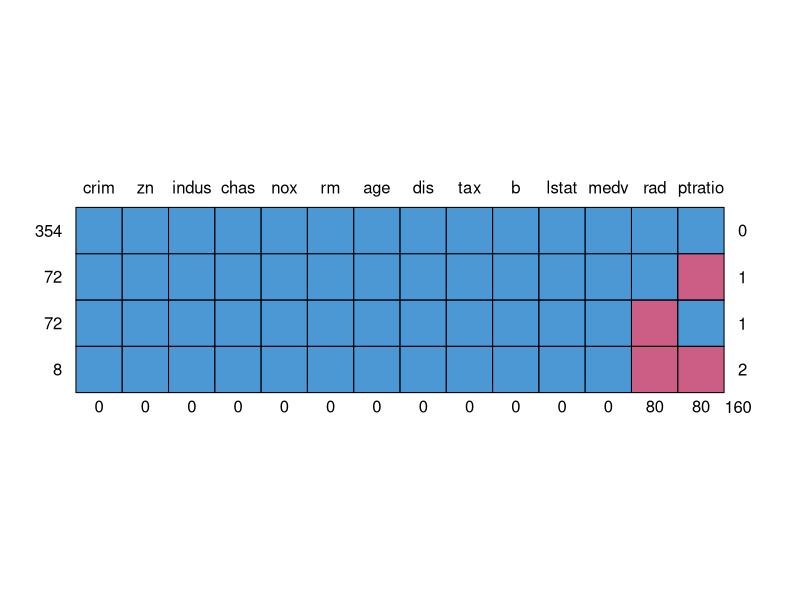
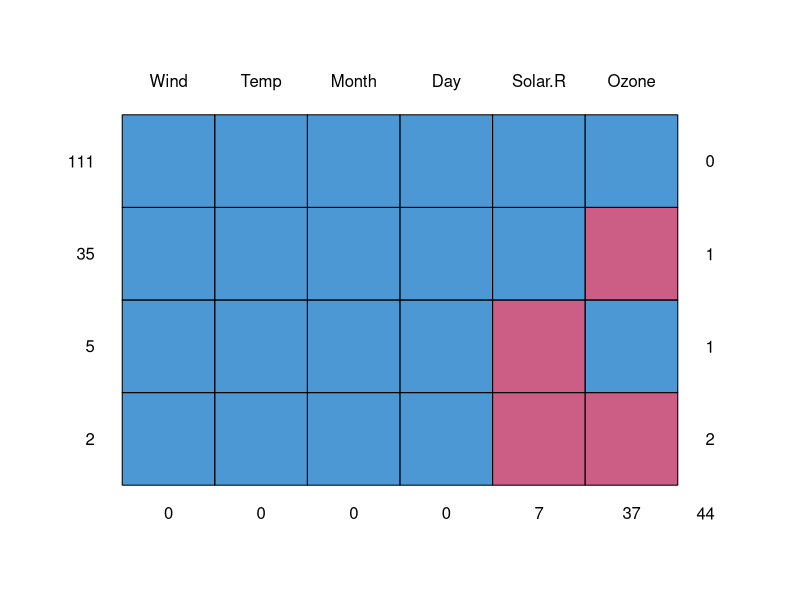
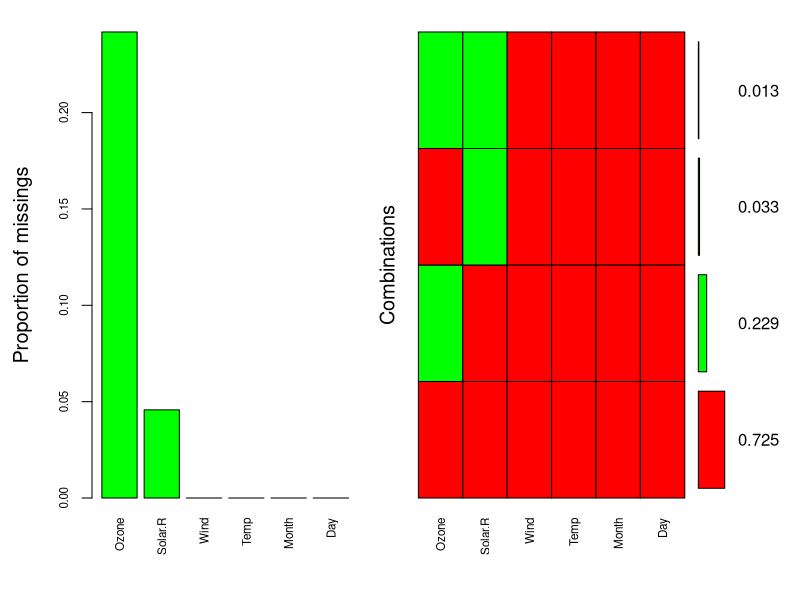
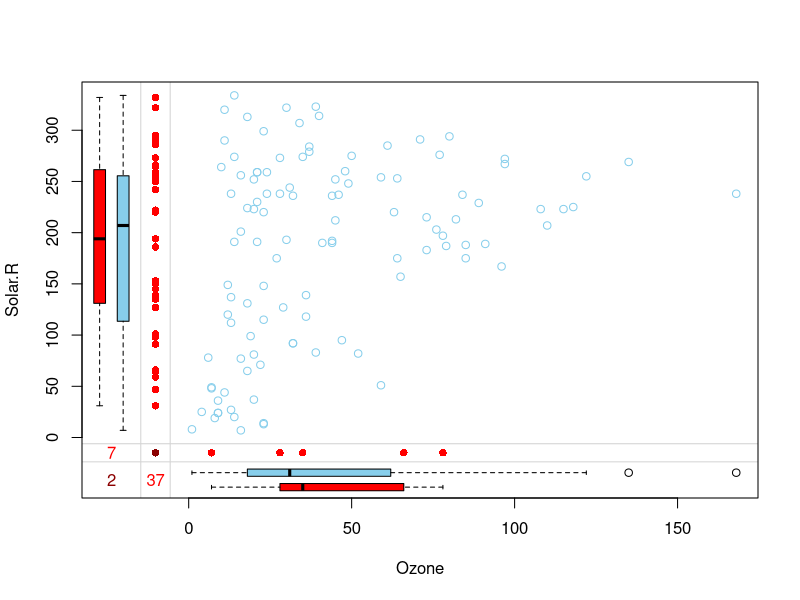
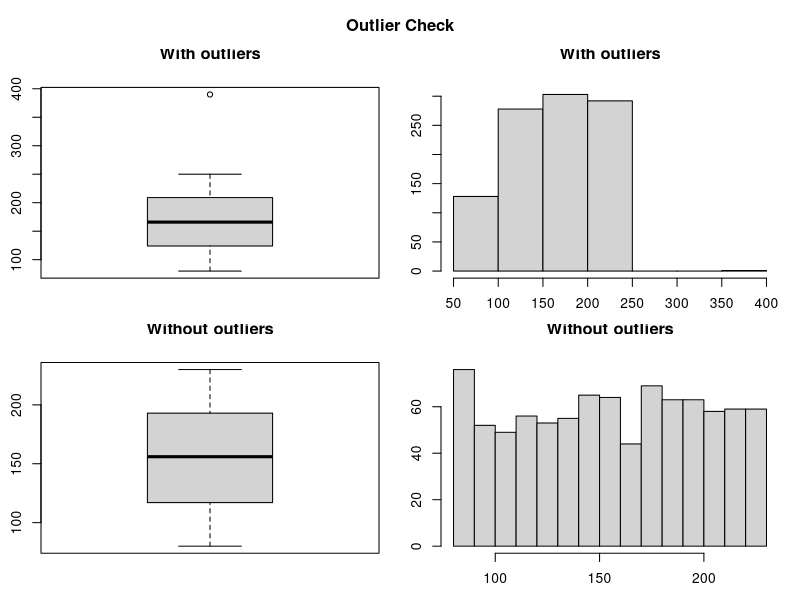

Here is the R script that generated these plots, in order: (Note: this script raises an error after producing the figures.)
###缺失值处理###
x <- c(1,2,3,NA,NA,4)
mean(x,na.rm = T)
sum(x,na.rm = T)
sum(is.na(x)) #求取变量中缺失值的数量
x[!is.na(x)] #排除缺失值

iris_na <- iris
for (i in 1:4){
  iris_na[sample(1:nrow(iris),5),i] = NA
}

sapply(iris_na[,1:4],function(x)which(is.na(x)))
sapply(iris_na[,1:4],function(x)sum(is.na(x)))

install.packages('psych')
library(psych)
describe(iris_na) #通过看n的数量观察缺失值

sapply(iris_na[,1:4], function(x)(sum(is.na(x)/nrow(iris_na))))

lm(Sepal.Length~Sepal.Width, data = iris_na, na.action = na.omit)
#回归中na.action默认为na.omit即会自动忽略缺失值

#1.简单地用所有数据的均数去填补缺失值
mean_value <- sapply(iris_na[,1:4],mean,na.rm=T)
for (i in 1:4){
  iris_na[is.na(iris_na[,i]),i]= mean_value[i]
}
View(iris_na)
summary(iris_na) #通过summary函数对其描述观察是否有缺失值

#2.用各组数据的均值分别去填补缺失值
cancer <- data.frame(id=1:1000,sur_days=sample(100:1000,1000,replace = T),
                     type=sample(c('colon','liver','lung'),1000,replace = T),
                     treatment=sample(c('chemo','sugr'),1000,replace = T))
set.seed(20210723)
cancer[sample(1:1000,90),2] <- NA

mean_value <- tapply(cancer$sur_days,list(cancer$type,cancer$treatment),mean,na.rm=T)
for (i in 1:3){
  for (j in 1:2){
    cancer$sur_days[is.na(cancer$sur_days)&cancer$type==rownames(mean_value)[i] & 
                      cancer$treatment==colnames(mean_value)[j]]=mean_value[i,j]
  }
}

mean_value <- tapply(cancer$sur_days,list(cancer$treatment,cancer$type),mean,na.rm=T)
for (i in 1:2){
  for (j in 1:3){
    cancer$sur_days[
      is.na(cancer$sur_days) & cancer$treatment == rownames(mean_value)[i] & 
        cancer$type == colnames(mean_value)[j]
    ]=mean_value[i,j]
  }
}

#3.mice包和Hmisc包
install.packages('mlbench')
library(mlbench)
data('BostonHousing') #仅使用包中的数据集作演示
head(BostonHousing)

original_data <- BostonHousing
set.seed(07231406)
BostonHousing[sample(1:nrow(BostonHousing),80),'rad'] <- NA
BostonHousing[sample(1:nrow(BostonHousing),80),'ptratio'] <- NA

install.packages('mice')
library(mice)
md.pattern(BostonHousing) #返回缺失值的模式

install.packages('Hmisc')
library(Hmisc)
im_mean <- impute(BostonHousing$ptratio, mean)
#第二个参数为填补的数据,可以是mean、median、sd等,也可以是具体值，比较粗略，不推荐
#返回向量形式,可以直接用新增变量方式加入数据框
BostonHousing$im_mean <- im_mean
BostonHousing$ptratio <- NULL

mice_mod <- mice(BostonHousing[,!names(BostonHousing)%in%'medv'],method = 'rf')
mice_output <- complete(mice_mod) #用来生成完整数据框的函数,用于接受类似mice方法的返回值
anyNA(mice_output) #检测是否有缺失值
View(mice_output)

actuals <- original_data$rad[is.na(BostonHousing$rad)]
predicts <- mice_output[is.na(BostonHousing$rad),'rad']

mean(actuals != predicts)

#4.VIM包
install.packages('VIM')
library(VIM)
data('airquality') #自带缺失值
md.pattern(airquality)
aggr_plot <- aggr(airquality,col=c('red','green'),numbers=T,sortVars=T,
                  labels=names(airquality),cex.axis=0.7,gap=3) #缺失值的可视化
marginplot(airquality[1:2]) #缺失值的可视化

data(sleep)
#VIM包中用回归的方法进行差补

sleepIm <- regressionImp(Sleep+Gest+Span+NonD ~ BodyWgt+BrainWgt, data=sleep)
#有缺失值的变量作为应变量,无缺失值的变量作为自变量
#多出来的列中TRUE表示相应位置为填补的缺失值
sleepIm <- regressionImp(Sleep+Gest+Span+NonD ~ BodyWgt+BrainWgt, data=sleep, family = 'auto')
#family参数用于选择回归的方法



###异常值的处理###
set.seed(07231654)
mmhg <- sample(60:250,1000,replace = T)
range(mmhg)
max(mmhg)
min(mmhg)
quantile(mmhg)
fivenum(mmhg)
#以上五个函数对异常值敏感,需要增加na.rm=T

#自定义函数处理离群值
outlierKD <- function(dt,var){
  var_name <- eval(substitute(var),eval(dt))
  tot <- sum(!is.na(var_name))
  na1 <- sum(is.na(var_name))
  m1 <- mean(var_name,na.rm=T)
  par(mfrow=c(2,2),oma=c(0,0,3,0))
  boxplot(var_name,main='With outliers')
  hist(var_name,main='With outliers',xlab=NA,ylab=NA)
  outlier <- var_name[var_name > 230] #此条为设定的离群值范围,不同情况下修改此条即可
  mo <- mean(outlier)
  var_name <- ifelse(var_name %in% outlier, NA, var_name)
  boxplot(var_name, main='Without outliers')
  hist(var_name,main='Without outliers',xlab=NA,ylab=NA)
  title('Outlier Check',outer = T)
  na2 <- sum(is.na(var_name))
  cat('Outliers identified:',na2-na1,'\n')
  cat('Propotion (%) of outliers:',round((na2-na1)/tot*100, 1), '\n')
  cat('Mean of the outliers:',round(mo,2),'\n')
  m2 <- mean(var_name, na.rm=T)
  cat('Mean without removing outliers:',round(m1,2),'\n')
  cat('Mean if we remove outliers:',round(mo,2),'\n')
  response <- readline(prompt = 'Do you want to remove outliers and to replace with NA? [yes/no]: ')
  if (response == 'y'| response == 'yes'){
    dt[as.character(substitute(var))] <- invisible(var_name)
    assign(as.character(as.list(match.call())$dt),dt,envir = .GlobalEnv)
    cat('Outliers successfully removed', '\n')
    return(invisible(dt))
  } else {
    cat('Nothing changed','\n')
    return(invisible(var_name))
  }
}
#dt为传入的dataframe,var为观测的变量

set.seed(07260903)
df <- data.frame(bp = c(sample(80:250, 1000, replace = T), NA, 390, 100))
outlierKD(df,bp)



###重复值的处理###
x <- c(1,2,3,4,5,1,2,3)
unique(x) #返回不重复值的向量
duplicated(x) #返回逻辑值,判定条件为是否与前面的数重复,用于提取
x[!duplicated(x)] #效果等同于unique()
anyDuplicated(x) #返回第一个重复值的index,如没有则返回0

install.packages('readxl')
library(readxl)
#my_data <- read_excel('路径') #读取文件
#my_data[!(duplicated(my_data$var1) & (duplicated(my_data$var2)))] #判断var1和var2是否重复并返回不重复的值
#my_data$test <- paste(my_data$var1, my_data$var2)
#new_data <- my_data[!duplicated(my_data$test),]
#先把需要检测的变量统一生成为一个字符串变量,再对其进行重复的判断



###字符串的处理###
x <- c('aaaaaaaa','aaaaa','aaaaaaa')
nchar(x) #返回向量每个字符串的字符数
length(x) #返回向量元素个数
toupper('AAAbbb') #将字符串改为大写
tolower('AAAbbb') #将字符串改为小写

stringa <- LETTERS[1:6]
stringb <- 1:5
paste(stringa,stringb,sep = '-') #将两个向量用分隔符sep连接,返回个数为大个数向量的数量
paste(stringa,stringb,collapse = '-') #将向量粘贴后用collapse连接,仅返回一个字符串

paste0(stringa,stringb) #两向量粘贴后紧密无其他符号,分隔符sep在结合后的字符串后

stringc <- paste(stringa,stringb,sep = '/')
strsplit(stringc,split = '/') #拆分字符串,返回数组

stringd <- c('python','java','c++0++','hahahhzzzhaha')
substr(stringd, start = 2, stop = 4) <- '666666' #截取某段,可以用于直接赋值,但只会按照旧值的长度取新值

seq_names <- c('EU_FRA02_C1_S2008','AF_COM12_B0_2004','AF_COM17_S2008','NAUSA02E02005','eu_fra_a2_s98')
grep(pattern = 'FRA|fra', x = seq_names, value = T) #返回index,value取T时返回值
grepl(pattern = 'FRA', x = seq_names, ignore.case = T) #返回逻辑值,ignore.case取T无视大小写

grepl(pattern = '[s|S][0-9]{2,4}\\b', seq_names) #返回边界2-4位前是否是s或S的逻辑值



###正则表达式###
#1.原义表达式,即表达本身的意思
mystr <- c('apple','orange','av^bb','^dh','9ahdhh','positive','active','agsq7dh','1000','apple','application','abblt','1220','2289','12223','10002','fod','foot','foul','fans','kobe','messi','neymar')
grep('p',mystr)

#2.转义表达式
grep('.',mystr) #'.'表示所有字符
grep('[7-9]',mystr) #[]表示数字取值
grep('^ap',mystr)
grep('[^0-1]',mystr) #^在字符前表示寻找以这些字符开头的字符串,在方括号内表示非的意思
grep('2{2,}',mystr) #{}在正则表达式前,表示寻找出现正则表达式出现次数≥2次的字符串
grep('fo+',mystr) #等同于fo{1,},{}重复的是紧跟在前的o而非fo整体,取整体可写为(fo){1,}
grep('fo*',mystr) #等同于fo{0,}
grep('^k|^m',mystr) #|将两个条件结合起来
grep('ive$', mystr) #$表示取末尾
grep('ive\\b',mystr)#\\b表示匹配边界

#3.保义字符,\\
grep('\\^',mystr)

#4.特殊字符
#\\b匹配边界,\\B匹配非边界
#\\d相当于[0-9],\\D相当于[^0-9]
#\\s表示匹配空格、制表符、换行符在内的空白符号,\\S匹配非空字符(空字符即'')
#\\w相当于[a-z0-9A-Z],\\W相当于[^a-z0-9A-Z]
#\\<匹配空白字符开始的文本,\\>匹配以空白字符结尾的文本
mystr2 <- c('the cashaha','theshaudh','ais the')
grep('\\<the\\>',mystr2) #返回the单独存在的字符index



###stringr和stringi包###
install.packages('stringr')
install.packages('stringi')
install.packages('tidyverse') #安装stringi包的时候出错,通过依赖包的形式安装
library(stringr)
library(stringi)

#stringr包
stri_c() #相当于paste,连接紧密型,但sep分隔符不会插在末尾
stri_length() #计算有多少个字符

wbh <- 'wang bing han'
stri_sub(wbh,c(1,6,11),c(4,9,14))

fruit <- c('apple','banana','peach')
stri_dup(fruit,2:4) #字符串重复2:4次后返回

mystr2 <- ' Eternal love for YanQ   '
str_trim(mystr2,side = 'both') #去除字符串的空格，side参数为设定除左还是除右还是两边

phones <- c('219 733 8965','329-293-8753','bannan','595 381 1231','apple','234.123.3456','lalala')
str_extract(phones,'([2-9][0-9]{2})[- .]([0-9]{3})[- .]([0-9]{4})') #通过正则表达式筛选匹配的字符串,不匹配的用NA代替

str_replace(fruit,'[aeiou]','-') #替换每个字符串中的第一个匹配值
str_replace_all(fruit,'[aeiou]','-') #替换每个字符串中所有的匹配值

#stringi包
stri_join() #作用与stri_c相同
stri_cmp_eq() #比较两个字符串是否相同
stri_cmp_neq() #比较两个字符串是否不同
stri_cmp_lt() #比较前一个字符串是否小于后一个字符串
stri_cmp_gt() #比较前一个字符串是否大于后一个字符串

language <- c('python','R','php','ruby','java','javascript','c','c++','room','spark','go','R2R')
stri_count(language,fixed = 'R') #计数每个字符串出现的R的次数
stri_count(language,regex = '^j') #每个字符串中正则表达式匹配的次数

test <- 'The\u00a0above-mentioned    features are very useful.
Warm thanks to their developers. Tomorrow is a, new$% day###'
stri_count_boundaries(test,type='word')
stri_count_boundaries(test,type='sentence')
stri_count_boundaries(test,type='character')

str_dup(c('abc','pqrst'),c(4,2)) #重复,与stringi包中的stri_dup()相同

stri_duplicated(c('a','b','a',NA,'a',NA),from_last = T) #判断某字符与是否与前面字符重复,NA也计入重复;当from_last为T时,倒序判断
stri_duplicated_any(c('b','b','b','b','c',NA,'c','c')) #返回第一个重复元素的index,返回0表示所有元素都唯一

stri_detect_regex(c('above','abort','about','abnormal','abandon'),'t\\b') #返回逻辑值
stri_detect_regex(c('ABOUT','abort','AboVE'),'^ab',case_insensitive=T) #case_insensitive参数为T不区分大小写

stri_startswith_fixed(c('aa1','aa2','b3','abb'),'a',from = 2) #从开头的第from位检索，返回逻辑值
stri_endswith_fixed(c('aaccc1','accaca2a','b3','abccb'),'a',to = 2) #返回是否以给定值结尾,to表示选择到前几位

seq_names <- c('EU_FRA02_C1_S2008','AF_COM12_B0_2004','AF_COM17_S2008','NAUSA02E02005','eu_fra_a2_s98')
stri_extract_all(seq_names,regex = '[0-9]{2,4}\\b') #提取所有符合要求的部分,并非完整的字符串

stri_extract_all_fixed('abaBAba','ABa',case_insensitive=T,overlap=T) #overlap设置成T时会重复地对同一个字符串进行检索

stri_isempty() #判断字符串是否为空字符
stri_locate_all('I want to learn R to promote my hahahhdahsdto asd',fixed = 'to') #返回所有检索值的index

stri_extract_all_boundaries('string: the string ing ths sakdj awk: 12313,8') #以空格为边界切分,返回值含有空格
stri_extract_all_words('string: the string, ing,ths sakdj awk: 12313,8') #提取所有单词,数字及其中的标点会被视为一个单词



###时间与日期数据的处理###
Sys.setlocale('LC_TIME', 'English') #若出现as.Date一直返回NA值,则可能是Rstudio中默认编码问题,运行此行代码即可

as.Date('2021-07-27')
class(as.Date('2021-07-27')) #返回值为Data
as.Date('07/27/21', format = '%m/%d/%y')
#%m表示数字月份,%b表示英文缩写月份,%B表示英文全写月份,%d表示天,%y表示两位数表达的年份,%Y表示四位数表达的年份
as.Date('March 10, 2007', format = '%B %d, %y')
as.Date(100,origin='2021-7-27') #计算origin日期后100天的日期

ISOdate(1993,3,10,16,14,20) #年月日时分秒,返回值会增加时区

dts <- c('2005-10-21 19:23:22','2017-02-23 17:20:20')
as.POSIXlt(dts) #format参数较多,要用的时候再查

time1 <- strptime('04/3/2016:16:18:34', format = '%d/%m/%Y:%H:%M:%S')
strftime(time1,'Now is %H:%M on %Y %m %d')

julian(as.Date('2021-07-27'),origin = as.Date('2020-07-27')) #计算两个日期的天数差,origin默认为"1970-01-01"
difftime(as.Date('2021-07-27'),as.Date('2020-07-27'),units = 'hours') #units可以用于设置单位,如weeks、hours、seconds
mean(c(as.Date('2021-07-27'),as.Date('2020-07-27'))) #计算中间日期

seq(as.Date('2021-07-27'),by='2 weeks',length.out=10) #从设定时间开始,以by参数为步长，输出length.out个日期

#stringi包中对时间进行处理的方法
stri_datetime_add(as.Date('2021-07-27'),value = 10,units = 'days') #默认时间为08:00:00 CST
stri_datetime_create(2014,4,20) #默认时间为12:00:00 CST
stri_datetime_parse(c('2015-02-12','2015-02-29'),'yyyy-MM-dd',lenient = T)
#解析日期,返回的时分秒为计算机当前时间,若日期错误返回NA,lenient参数设置为T时自动对错误日期进行矫正
stri_datetime_parse('9/dec/16','d/MMM/dd') #详细的format方式见help

##lubridate包对时间日期数据的处理
install.packages('lubridate')
library(lubridate)

ymd('020221')
mdy('020221')
ymd_hms('20210721172145')

x <- c('2009s01s01','2009-07-23','1997 09 21','2009 12','asda 09 12 10','!09 ## 12 $$ 12')
xtime <- ymd(x)
month(xtime, label = T, abbr = F) #label为T输出英文月份、F输出数字月份,abbr默认为T表示输出缩写
day(xtime)
mday(xtime) #返回在这个月份的第几天
wday(xtime) #返回在这周的第几天

new_date <- now() #返回现在的时间
month(new_date) <- 12

dates <- make_date(year = 2010:2021, month = 1:4, day = 1:5) #规律地生成时间
make_datetime() #相比make_date多了时分秒的信息

x_time <- as.POSIXlt('2009-8-3 12:01:59')
round_date(x_time, unit = 'minute') #时间的近似,取值可取halfyear

time_t <- c('2017-02','201609','2017/5')
ymd(time_t,truncated=1) #补全日期都为设定的1

time_length(interval(start = ymd('19000101'), end = ymd('19991231')),unit = 'day') #计算日期间隔,unit可以换为其他值

x_time + days(100) - hours(11) #时间的加减



###时间序列###
ts(1:10, frequency = 12, start = c(1998,2), end = c(2021,4)) #frequency参数设置为1表示年、设置成4表示季度、设置成12表示月、设置成365表示天
#生成时间序列

value <- ts(data = sample(0:300,366,replace = T),start = as.Date('2016-01-01'))
datetest <- seq(from = as.Date('2016-01-01'), by = 1, length.out = 366)
df=data.frame(value = value, time = datetest)

plot((ts(cumsum(1+round(rnorm(100),2)), start = c(1954,7), frequency = 12)))
plot(value)

install.packages('xts')
library(xts)

value2 <- sample(0:100,365,replace = T)
times <- seq(from = as.Date('2017-01-01'),by = 1,length=365)
myts <- xts(value2,times)

window(myts, start = as.Date('2017-01-10'), end = as.Date('2017-02-15')) #提取子集,可以通过这种方法直接赋值

lag(myts) #滞后值,把前一项的值赋给后一项,故第一项为NA
diff(myts) #离差值,此项与前一项的差值，故第一项为NA

##时间序列分析
data(co2)
View(co2)

training <- co2[1:400]
ts_training <- ts(training, start = start(co2), frequency = frequency(co2))
plot(ts_training)

de_co2 <- decompose(ts_training) #将训练集中的时间序列拆分为随即项、季节项、趋势项
plot(de_co2)

install.packages('tseries')
library(tseries)
kpss.test(ts_training) #p value小于0.05,表示不平稳

ts_training_diff <- diff(ts_training) #对训练集进行一阶差分,即确定ARIMA中的D值为1
kpss.test(ts_training_diff)

acf(ts_training) #自相关系数函数,确定ARIMA中的P值
pacf(ts_training) #偏自相关系数函数,确定ARIMA中的Q值

install.packages('forecast')
library(forecast)
co2_fit <- Arima(ts_training, order = c(1,1,1),
                 seasonal = list(order = c(1,1,1), period = 12))

co2_fore <- forecast(co2_fit,68)
plot(co2, col='red')
par(new=T)
plot(co2_fore)
